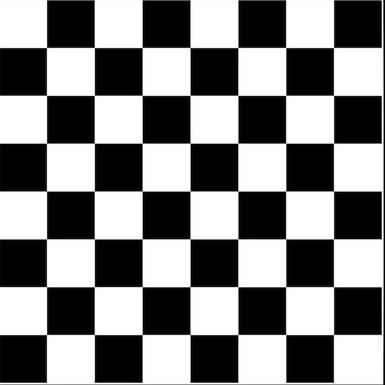
#> input picture 2a720e44-dbd8-4080-8ece-d4660033e7b1.jpg, 385 x 385 px, found by its file name
$ jupyter execute 'notebook copy.ipynb'   (older library calls are emulated)
#> lines starting #> are read from the running program, lines starting #| are printed output that depends on the picture; after the words box and inside, x2 and y2 are one past the last pixel; in counts of white or black regions, pixels touching at a corner belong together
[cell 1]
#import opencv2
import cv2

import numpy as np
import matplotlib.pyplot as plt

[cell 2]
# Load the image
img = cv2.imread('2a720e44-dbd8-4080-8ece-d4660033e7b1.jpg', cv2.IMREAD_GRAYSCALE)
#> img is the input picture: shape (385, 385); min 0, max 255, mean 129.5
color_image = cv2.imread('2a720e44-dbd8-4080-8ece-d4660033e7b1.jpg')


# Calculate Ix and Iy
Ix = cv2.Sobel(img, cv2.CV_64F, 1, 0, ksize=5)
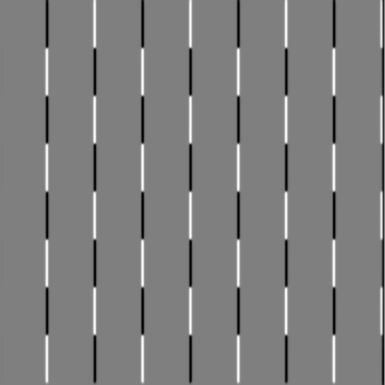
#> Ix: shape (385, 385) float64; min -12067, max 12089, mean -10.7; drawn with min black and max white
Iy = cv2.Sobel(img, cv2.CV_64F, 0, 1, ksize=5)
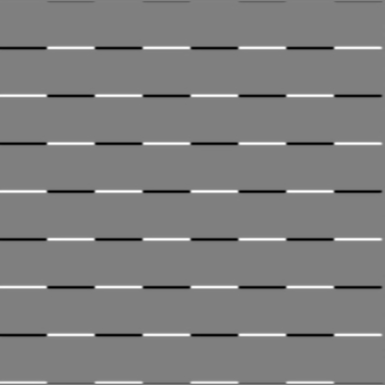
#> Iy: shape (385, 385) float64; min -12112, max 12109, mean 20.1; drawn with min black and max white

[cell 3]
# Calculate Ixx, Iyy, Ixy
Ixx = Ix**2
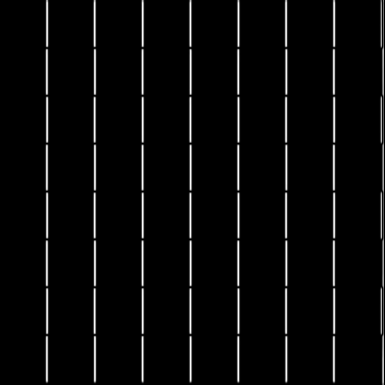
#> Ixx: shape (385, 385) float64; min 0, max 146143921, mean 5332777.2; drawn with min black and max white
Iyy = Iy**2
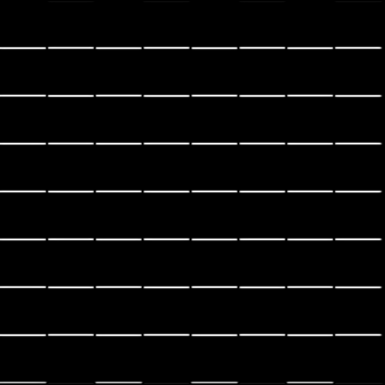
#> Iyy: shape (385, 385) float64; min 0, max 146700544, mean 5125873; drawn with min black and max white
Ixy = Ix*Iy
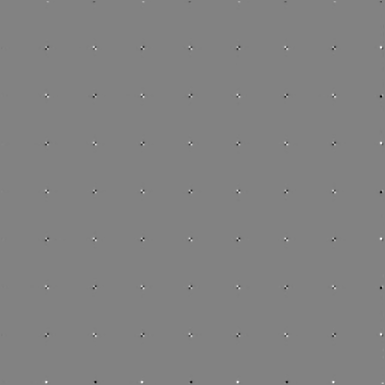
#> Ixy: shape (385, 385) float64; min -42048825, max 40362881, mean 2006.1; drawn with min black and max white

[cell 4]
# Calculate the matrix M
window_size = 3
offset = window_size//2
height, width = img.shape
#> height = 385; width = 385
k = 0.04
R = np.zeros_like(img, dtype=np.float32)

for y in range(offset, height-offset):
    for x in range(offset, width-offset):
        Sxx = np.sum(Ixx[y-offset:y+offset+1, x-offset:x+offset+1])
        Syy = np.sum(Iyy[y-offset:y+offset+1, x-offset:x+offset+1])
        Sxy = np.sum(Ixy[y-offset:y+offset+1, x-offset:x+offset+1])
        det = Sxx*Syy - Sxy**2
        trace = Sxx + Syy
        R[y, x] = det - k*(trace**2)
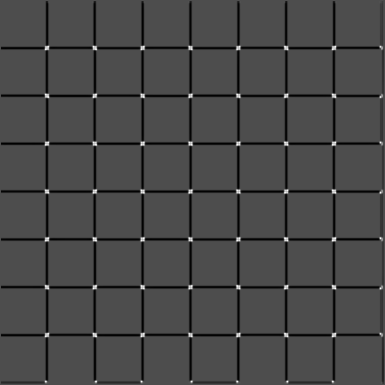
#> R: shape (385, 385) float32; min -2.8e+16, max 6.45e+16, mean -1.85e+15; drawn with min black and max white

[cell 5]
threshold = 0.02 * R.max()
#> threshold = 1.29e+15

for y in range(offset, height-offset):
    for x in range(offset, width-offset):
        value=R[y, x]
        if value>threshold:
            # cornerList.append([x, y, value])
            cv2.circle(color_image,(x,y),4,(255,0,0))
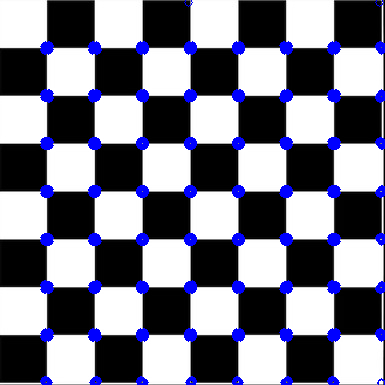
#> color_image: shape (385, 385, 3); 5.62% of pixels changed, all inside (x1, y1, x2, y2) = (40, 0, 385, 385)

plt.figure(figsize=(8, 6))
plt.imshow(cv2.cvtColor(color_image, cv2.COLOR_BGR2RGB))
plt.imshow(R, cmap='gray')
plt.title('Color Image with Corners Marked')
plt.axis('off')
plt.show()
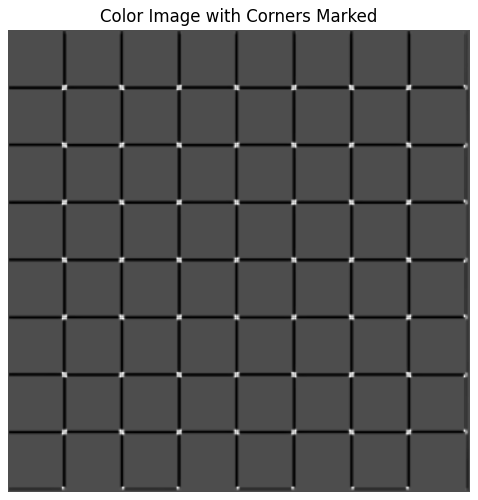
#> figure drawn by matplotlib, 1 panel
